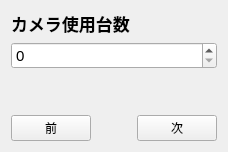
      <widget class="QWidget" name="pageCameraCount">
       <layout class="QVBoxLayout" name="vLayout_1">
        <item>
         <widget class="QLabel" name="labelTitle_1">
          <property name="font"><font><pointsize>13</pointsize><bold>true</bold></font></property>
          <property name="text"><string>カメラ使用台数</string></property>
         </widget>
        </item>
        <item>
         <widget class="QSpinBox" name="spinBoxTotalCameraNumb">
          <property name="font"><font><pointsize>11</pointsize></font></property>
          <property name="minimum"><number>0</number></property>
          <property name="maximum"><number>64</number></property>
         </widget>
        </item>
        <item><spacer name="vSpacer_1"><property name="orientation"><enum>Qt::Vertical</enum></property><property name="sizeHint" stdset="0"><size><width>20</width><height>40</height></size></property></spacer></item>
        <item>
         <layout class="QHBoxLayout" name="hNav_1">
          <item><widget class="QPushButton" name="pushButtonPrev_1"><property name="text"><string>前</string></property></widget></item>
          <item><spacer name="hSpacer_1"><property name="orientation"><enum>Qt::Horizontal</enum></property><property name="sizeHint" stdset="0"><size><width>40</width><height>20</height></size></property></spacer></item>
          <item><widget class="QPushButton" name="pushButtonNext_1"><property name="text"><string>次</string></property></widget></item>
         </layout>
        </item>
       </layout>
      </widget>
